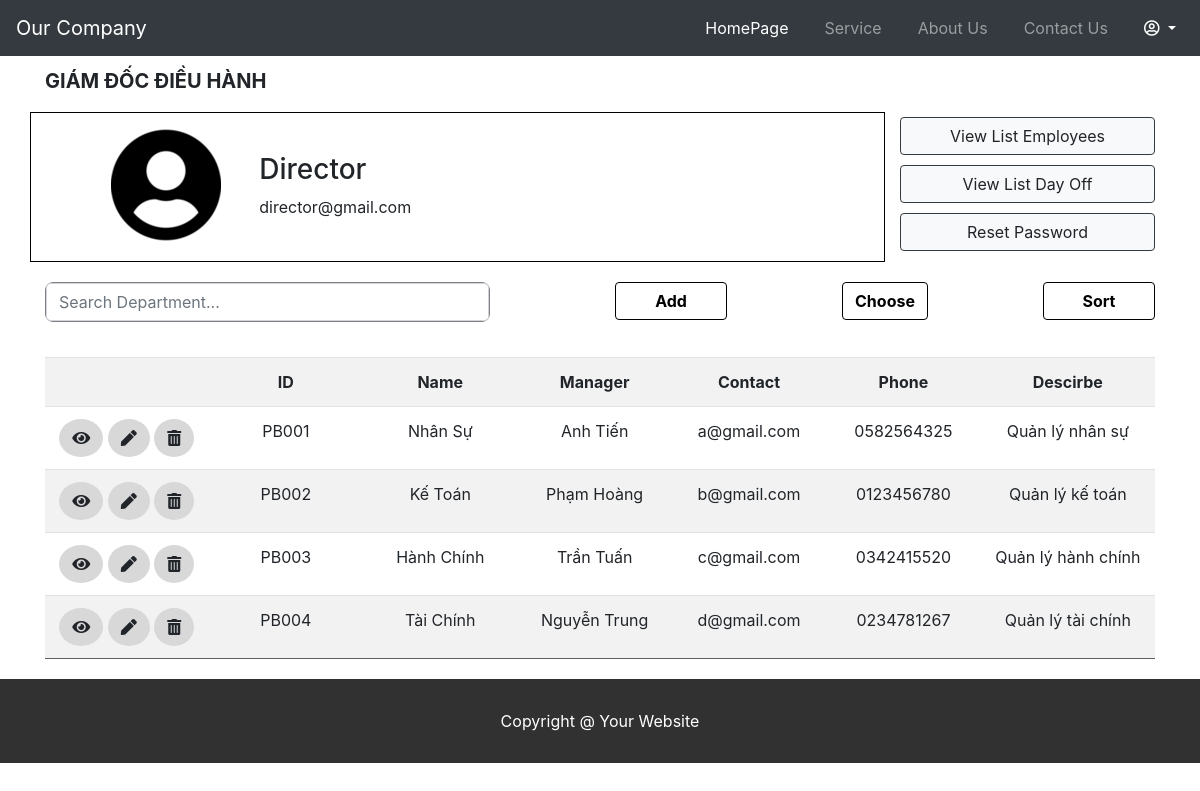
Page /giamdoc/giamdoc.php (signed in) on the committed database.
### tables this page shows
CREATE TABLE `department` (
  `id` varchar(50) NOT NULL,
  `name` varchar(255) NOT NULL,
  `manager` varchar(255) NOT NULL,
  `contact` varchar(255) NOT NULL,
  `phone` varchar(255) NOT NULL,
  `description` varchar(255) NOT NULL
);

### db.php (called while the page is built, shortened)
<?php
    function open_database() {
        $conn = new mysqli(HOST, USER, PASSWORD, DB);
        return $conn;
    }
	function get_department(){
        $sql = "SELECT * FROM department";
        $conn = open_database();
        $result = $conn->query($sql);
        $data = array();
        while (($row = $result->fetch_assoc())){
            $data[] = $row;
        }
        return array('code'=>0, 'data'=>$data);
    }
?>

### giamdoc/giamdoc.php (the view, shortened to what this page needs)
<?php
	require_once('../db.php');
?>
<!DOCTYPE html>
<html lang="en">
<head>
	<link rel="stylesheet" href="https://maxcdn.bootstrapcdn.com/bootstrap/4.5.2/css/bootstrap.min.css">
	<link rel="stylesheet" href="https://cdnjs.cloudflare.com/ajax/libs/font-awesome/5.15.1/css/all.min.css" />
	<link rel="stylesheet" href="../style.css">
</head>
<body>
    <nav class="navbar navbar-expand-md bg-dark navbar-dark">
                <a class="navbar-brand" href="">Our Company</a>
				 <div class="collapse navbar-collapse" id="collapsibleNavbar">
                    <ul class="navbar-nav ml-auto">
                        <li class="nav-item active">
                            <a class="nav-link" href="giamdoc.php">HomePage</a>
                        </li>
						<li class="nav-item">
                            <a class="nav-link" href="#">Service</a>
                        </li>
                        <li class="nav-item">
                            <a class="nav-link" href="about.html">About Us</a>
                        </li>
						<li class="nav-item">
                            <a class="nav-link" href="contact.html">Contact Us</a>
                        </li>
						<li class="nav-item" style = "cursor: pointer;">
							<div class="dropdown">
								<a class="dropdown-toggle nav-link" id="dropdownMenuButton" data-toggle="dropdown" data-display="static" aria-haspopup="true" aria-expanded="false" style="color: white;">
									<span><i class="far fa-user-circle"></i></span>
								</a>
							</div>
                        </li>
                    </ul>
                </div>
        </nav>
    <div class="container">
		<div class="title-text">
			<p>GIÁM ĐỐC ĐIỀU HÀNH</p>
		</div>
        <div class="row" style="margin-bottom: 20px">
            <div class="col-lg-9 col-md-8 first-item">
				<div class="row">
					<div class="col-lg-3 col-md-4 col-sm-4 col-5">
						<div class="image-user">
							<img src="../user-circle.png" class="rounded-circle">
						</div>
					</div>
					<div class="col-lg-9 col-md-8 col-sm-6 col-7 text-user">
						<h3>Director</h3>
						<p>director@gmail.com</p>
					</div>
				</div>
            </div>
			<div class="col-lg-3 col-md-4 second-item-m">
				<div class="row">
					<div class="col-lg-12 col-md-12 col-sm-12 col-12 btnem">
						<button onclick="employeePage()" class="btn btn-light border-dark">View List Employees</button>
					</div>
					<div class="col-lg-12 col-md-12 col-sm-12 col-12 btnday">
						<button onclick="dayOffPage()" class="btn btn-light border-dark">View List Day Off</button>
					</div>
					<div class="col-lg-12 col-md-12 col-sm-12 col-12">
						<button onclick="requestPage()" class="btn btn-light border-dark">Reset Password</button>
					</div>
				</div>
            </div>
        </div>
		<div class="row" style="margin-bottom: 20px">
            <div class="col-lg-5 col-md-5 col-sm-12 col-12">
				<form action="" method="post">
					<div class="form-group search" style="border: 1px solid gray; border-radius: 8px">
						<input type="search" id="form" name="search" class="form-control" placeholder="Search Department...">
					</div>
				</form>
            </div>
			<div class="col-lg-1 col-md-1">
            </div>
			<div class="col-lg-2 col-md-2 col-sm-4 col-4 text-left add">
				<button class="btn" style = "font-weight: bold; color: black; border: 1px solid black" data-toggle="modal" data-target="#add-modal">Add</button>
            </div>
			<div class="col-lg-2 col-md-2 col-sm-4 col-4 text-center chooseManage">
				<button class="btn" style = "font-weight: bold; color: black; border: 1px solid black" data-toggle="modal" data-target="#chooseManager-modal">Choose</button>
            </div>
			<div class="col-lg-2 col-md-2 col-sm-4 col-4 sort text-right">
				<div class="dropdown">
					<button class="btn" style = "font-weight: bold; color: black; border: 1px solid black" class="dropdown-toggle nav-link" id="dropdownMenuButton" data-toggle="dropdown" data-display="static" aria-haspopup="true" aria-expanded="false">Sort</button>
				</div>
            </div>
		</div>
		<div style="overflow-x:auto;">
			<table cellpadding="10" cellspacing="10" border="0" style="border-collapse: collapse; margin: auto" class="table table-striped">
				<tr class="header">
					<td></td>
					<td>ID</td>
					<td>Name</td>
					<td>Manager</td>
					<td>Contact</td>
					<td>Phone</td>
					<td>Descirbe</td>
				</tr>
				<?php
					if(isset($_POST['search']))
					{
						$temp = $_POST['search'];
						$result = search_department($temp);
					}
					else if(isset($_POST['asc']))
					{
						$result = sort_by_az();
					}
					else if(isset($_POST['desc']))
					{
						$result = sort_by_za();
					}
					else{
						$result = get_department();
					}
					$data = $result['data'];
					foreach ($data as $item){
						$id = $item['id'];
						$name = $item['name'];
						$manager = $item['manager'];
						$contact = $item['contact'];
						$phone = $item['phone'];
						$describe = $item['description'];
				?>
						<tr class="item">
							<td>
								<a href="#" class="btn view" style="border-radius: 70%; background-color: #D8D8D8" data-toggle="modal" data-target="#info-modal" data-id="<?=$id?>" data-name="<?=$name?>" data-manager="<?=$manager?>" data-contact="<?=$contact?>" data-phone="<?=$phone?>" data-describe="<?=$describe?>">
									<span><i class="fas fa-eye"></i></span>
								</a>
								<a href="#" class="btn edit idUpdate" style="border-radius: 70%; background-color: #D8D8D8" data-toggle="modal" data-target="#update-modal" data-id="<?=$id?>" data-name="<?=$name?>" data-manager="<?=$manager?>" data-contact="<?=$contact?>" data-phone="<?=$phone?>" data-describe="<?=$describe?>">
								<span><i class="fas fa-pen"></i></span>
								</a>
								<a href="#" class="btn delete_department" style="border-radius: 70%; background-color: #D8D8D8" data-toggle="modal" data-target="#delete-modal" data-id="<?=$id?>" data-name="<?=$name?>" data-manager="<?=$manager?>" data-contact="<?=$contact?>" data-phone="<?=$phone?>" data-describe="<?=$describe?>">
									<span><i class="fas fa-trash-alt"></i></span>
								</a>
							</td>
							<td><?=$id?></td>
							<td><?=$name?></td>
							<td><?=$manager?></td>
							<td><?=$contact?></td>
							<td><?=$phone?></td>
							<td><?=$describe?></td>
						</tr>
				<?php
					}
				?>
			</table>
		</div>
     </div>
	<footer>
		<p class="footer-text">Copyright @ Your Website</p>
	</footer>
</body>
</html>

### style.css (style rules this page uses)
* { box-sizing: border-box; }
.text-center { text-align: center; }
.first-item { border: solid 1px black; height: 150px; }
.second-item-m button { margin-bottom: 5px; margin-top: 5px; width: 100%; }
.footer-text { background-color: rgba(0, 0, 0, 0.808); color: white; text-align: center; padding: 30px; margin-top: 20px; }
table { width: 100%; text-align: center; }
td { padding: 10px; }
tr.item { border-top: 1px solid #5e5e5e; border-bottom: 1px solid #5e5e5e; }
tr.item td { min-width: 150px; }
tr.header { font-weight: bold; }
a { text-decoration: none; }
.title-text { font-weight: bold; font-size: 20px; margin-top: 10px; }
.image-user { background-color: white; display: flex; justify-content: right; margin-top: 15px; }
.nav-item { margin-left: 20px; }
.add { background-color: white; }
.add button { width: 70%; }
.sort button { width: 70%; }
.sort { background-color: white; }
.search { background-color: white; margin-bottom: 15px; }
.text-user { margin-top: 40px; background-color: white; }
body { min-height: 100vh; }
.search input { max-width: 100%; }

### rows in the picture
department: id "PB001", name "Nhân Sự", manager "Anh Tiến", contact "a@gmail.com", phone "0582564325", description "Quản lý nhân sự"
department: id "PB002", name "Kế Toán", manager "Phạm Hoàng", contact "b@gmail.com", phone "0123456780", description "Quản lý kế toán"
department: id "PB003", name "Hành Chính", manager "Trần Tuấn", contact "c@gmail.com", phone "0342415520", description "Quản lý hành chính"
department: id "PB004", name "Tài Chính", manager "Nguyễn Trung", contact "d@gmail.com", phone "0234781267", description "Quản lý tài chính"
